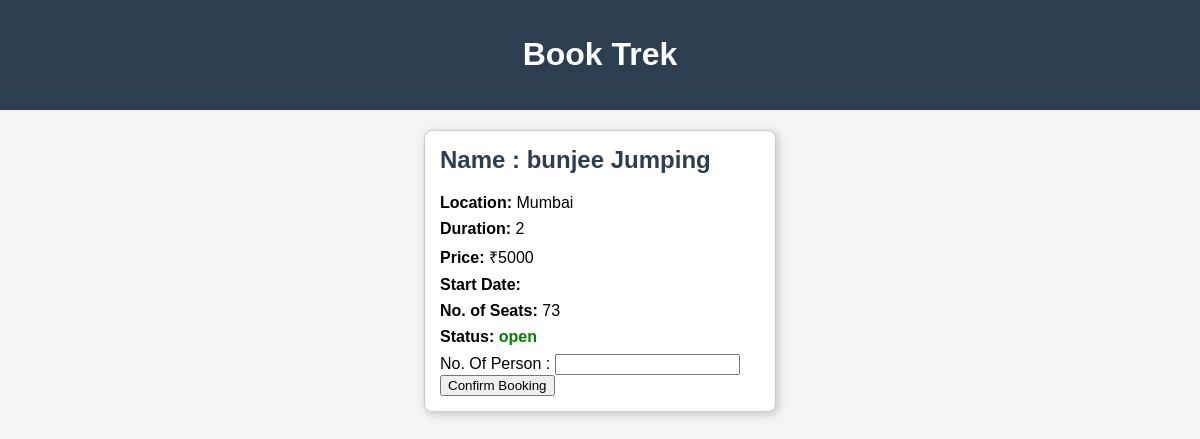
Screenshot of /book_trek/1 with the database file from the repository.
### app.py (models this page shows)
class Trek(db.Model):
    __tablename__ = "treks"
    trek_id = db.Column(db.Integer, primary_key = True)
    trek_name = db.Column (db.String(50), nullable = False )
    location = db.Column(db.String(50), nullable = False )
    price = db.Column(db.Integer, nullable = False )
    duration = db.Column(db.String(30), nullable = False)
    difficulty = db.Column(db.String(10),nullable = False)
    total_seat = db.Column(db.Integer, nullable = False )
    available_seat = db.Column (db.Integer, nullable = False)
    status = db.Column (db.String , nullable = False , default = "open" )
    assigned_staff_id = db.Column(db.Integer,db.ForeignKey("users.user_id") )
    user = db.relationship("User", backref ="treks")

### app.py (the view)
@app.route("/book_trek/<int:trek_id>", methods =["GET","POST"])
def bookTrek(trek_id):
    selectTrek = Trek.query.filter_by(trek_id = trek_id).first()
    if request.method == "POST":
        user_id = session.get("user_id")
        print(user_id)
        if user_id is None :
            return redirect("/login/")
        bookedSeat =int( request.form["people"])
        selectTrek.available_seat -= bookedSeat
        Book = Booking(
            user_id = user_id ,
            trek_id = selectTrek.trek_id ,
            number_of_people = bookedSeat,
            booking_date = datetime.today().date(),
            booking_status  = "confirmed"
        )
        db.session.add(Book)
        db.session.commit()
        return redirect("/myBookings")
    else :
        return render_template("bookTrek.html" ,booking = selectTrek)

### templates/bookTrek.html (shortened to what this page needs)
<!DOCTYPE html>
<html lang="en">
<head>
</head>
<body>
<header>
    <h1>Book Trek</h1>
</header>
<div class="container">
<div class="cards">
    <div class="card">
        <h2>Name : {{ booking.trek_name }}</h2>
        <p><strong>Location:</strong> {{ booking.location }}</p>
        <p><strong>Duration:</strong> {{ booking.duration }}</p>
        <p><strong>Price:</strong> ₹{{ booking.price }}</p>
        <p><strong>Start Date:</strong> {{ booking.start_date }}</p>
        <p><strong>No. of Seats:</strong> {{ booking.available_seat}}</p>
        <p><strong>Status:</strong>
            <span class="status">{{ booking.status }}</span>
        </p>
<form  action ="#" method ="POST">
    <lable for ="people"> No. Of Person : </label>
    <input type = "number" name = "people" id ="people">
    <button> Confirm Booking </button>
</form >
</div>
</div>
</div>
</body>
</html>

### templates/bookTrek.html (style rules this page uses)
body { margin:0; font-family: Arial, sans-serif; background:#f4f4f4; }
header { background:#2c3e50; color:white; padding:15px; text-align:center; }
.container { width:90%; margin:20px auto; }
.cards { display:flex; flex-wrap:wrap; gap:20px; justify-content:center; }
.card { width:320px; background:white; border:1px solid #ccc; border-radius:8px; padding:15px; box-shadow:2px 2px 8px rgba(0,0,0,0.2); }
.card h2 { margin-top:0; color:#2c3e50; }
.card p { margin:8px 0; }
.status { font-weight:bold; color:green; }

### rows the page displays
Trek: trek_name "bunjee Jumping", location "Mumbai", duration "2", price "5000", available_seat "73", status "open"
